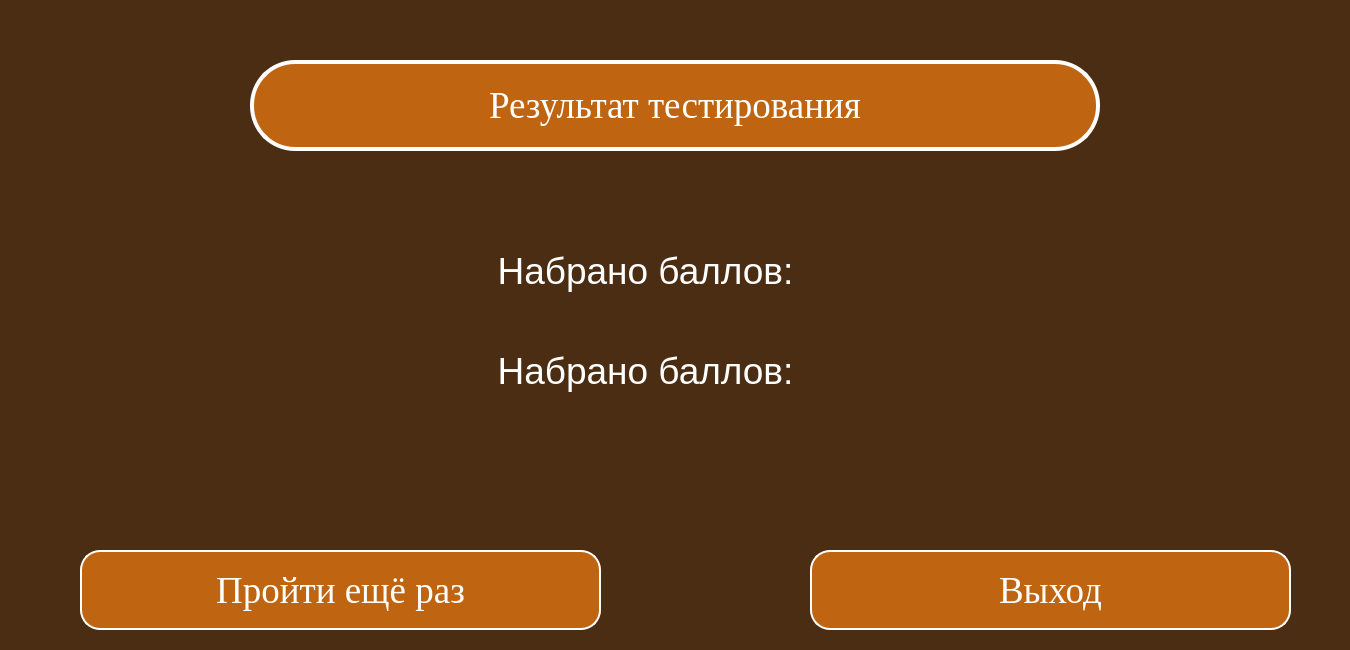
<?xml version="1.0" encoding="UTF-8"?>
<ui version="4.0">
 <class>Dialog</class>
 <widget class="QDialog" name="Dialog">
  <property name="geometry">
   <rect>
    <x>0</x>
    <y>0</y>
    <width>1350</width>
    <height>650</height>
   </rect>
  </property>
  <property name="windowTitle">
   <string>Dialog</string>
  </property>
  <property name="styleSheet">
   <string notr="true">background-color: rgb(74, 45, 18);
font-size:28pt;</string>
  </property>
  <widget class="QLabel" name="label_2">
   <property name="geometry">
    <rect>
     <x>250</x>
     <y>60</y>
     <width>850</width>
     <height>91</height>
    </rect>
   </property>
   <property name="font">
    <font>
     <family>Times New Roman</family>
     <pointsize>50</pointsize>
     <weight>50</weight>
     <italic>false</italic>
     <bold>false</bold>
    </font>
   </property>
   <property name="styleSheet">
    <string notr="true">font: 50pt &quot;Times New Roman&quot;;
color: white;
background-color: rgb(191, 101, 17);
border-radius: 45px;
border: 4px solid #ffffff;</string>
   </property>
   <property name="text">
    <string>Результат тестирования</string>
   </property>
   <property name="alignment">
    <set>Qt::AlignCenter</set>
   </property>
  </widget>
  <widget class="QPushButton" name="exitButton">
   <property name="geometry">
    <rect>
     <x>810</x>
     <y>550</y>
     <width>481</width>
     <height>80</height>
    </rect>
   </property>
   <property name="font">
    <font>
     <family>Times New Roman</family>
     <pointsize>50</pointsize>
     <weight>50</weight>
     <italic>false</italic>
     <bold>false</bold>
    </font>
   </property>
   <property name="styleSheet">
    <string notr="true">QPushButton {
color: white;
background-color: rgb(191, 101, 17);
border-radius: 20px;
border: 2px solid #ffffff;
font: 50pt &quot;Times New Roman&quot;;
}

QPushButton:pressed {
color: rgb(191, 101, 17);
background-color: white;
border: 4px solid rgb(191, 101, 17);
font: 50pt &quot;Times New Roman&quot;;
}</string>
   </property>
   <property name="text">
    <string>Выход</string>
   </property>
  </widget>
  <widget class="QPushButton" name="restartButton">
   <property name="geometry">
    <rect>
     <x>80</x>
     <y>550</y>
     <width>521</width>
     <height>80</height>
    </rect>
   </property>
   <property name="font">
    <font>
     <family>Times New Roman</family>
     <pointsize>50</pointsize>
     <weight>50</weight>
     <italic>false</italic>
     <bold>false</bold>
    </font>
   </property>
   <property name="styleSheet">
    <string notr="true">QPushButton {
color: white;
background-color: rgb(191, 101, 17);
border-radius: 20px;
border: 2px solid #ffffff;
font: 50pt &quot;Times New Roman&quot;;
}

QPushButton:pressed {
color: rgb(191, 101, 17);
background-color: white;
border: 4px solid rgb(191, 101, 17);
font: 50pt &quot;Times New Roman&quot;;
}</string>
   </property>
   <property name="text">
    <string>Пройти ещё раз</string>
   </property>
  </widget>
  <widget class="QLabel" name="result">
   <property name="geometry">
    <rect>
     <x>100</x>
     <y>230</y>
     <width>1091</width>
     <height>81</height>
    </rect>
   </property>
   <property name="styleSheet">
    <string notr="true">color: white;</string>
   </property>
   <property name="text">
    <string>Набрано баллов:</string>
   </property>
   <property name="alignment">
    <set>Qt::AlignCenter</set>
   </property>
  </widget>
  <widget class="QLabel" name="best_result">
   <property name="geometry">
    <rect>
     <x>100</x>
     <y>330</y>
     <width>1091</width>
     <height>81</height>
    </rect>
   </property>
   <property name="styleSheet">
    <string notr="true">color: white;</string>
   </property>
   <property name="text">
    <string>Набрано баллов:</string>
   </property>
   <property name="alignment">
    <set>Qt::AlignCenter</set>
   </property>
  </widget>
 </widget>
 <resources/>
 <connections/>
</ui>
